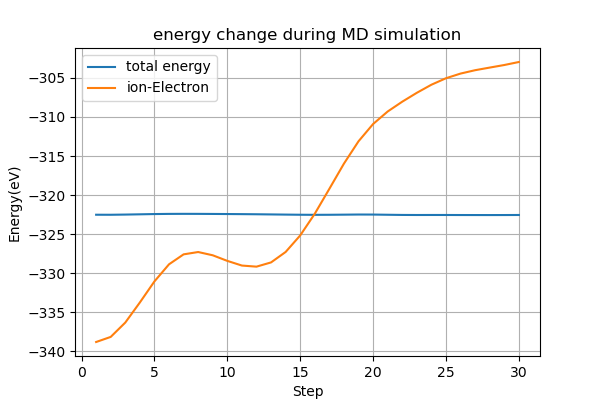

Recreate this plot in Python.
import matplotlib.pyplot as plt
xx = []
yy = []
yy2 = []

with open('/home/dein/VASP_dein/md-part1/MD/energy_list.dat', 'r') as toten:
    lines = toten.readlines()



for i in range(2,32):
    lines[i] = lines[i].split()
    print(lines[i])
    xx.append(int(lines[i][0]))
    yy.append(float(lines[i][1]))
    yy2.append(float(lines[i][2]))

print(xx)
print(yy)
print(yy2)

plt.figure(figsize=(6,4))
plt.plot(xx, yy, label="total energy")
plt.plot(xx, yy2, label="ion-Electron")
plt.xlabel("Step")
plt.ylabel("Energy(eV)")
#plt.axis([0.0,30.0,-0.323,-0.322])
plt.title("energy change during MD simulation")
plt.legend()
plt.grid()
plt.savefig("plot_energy.png")
#plt.show() 
